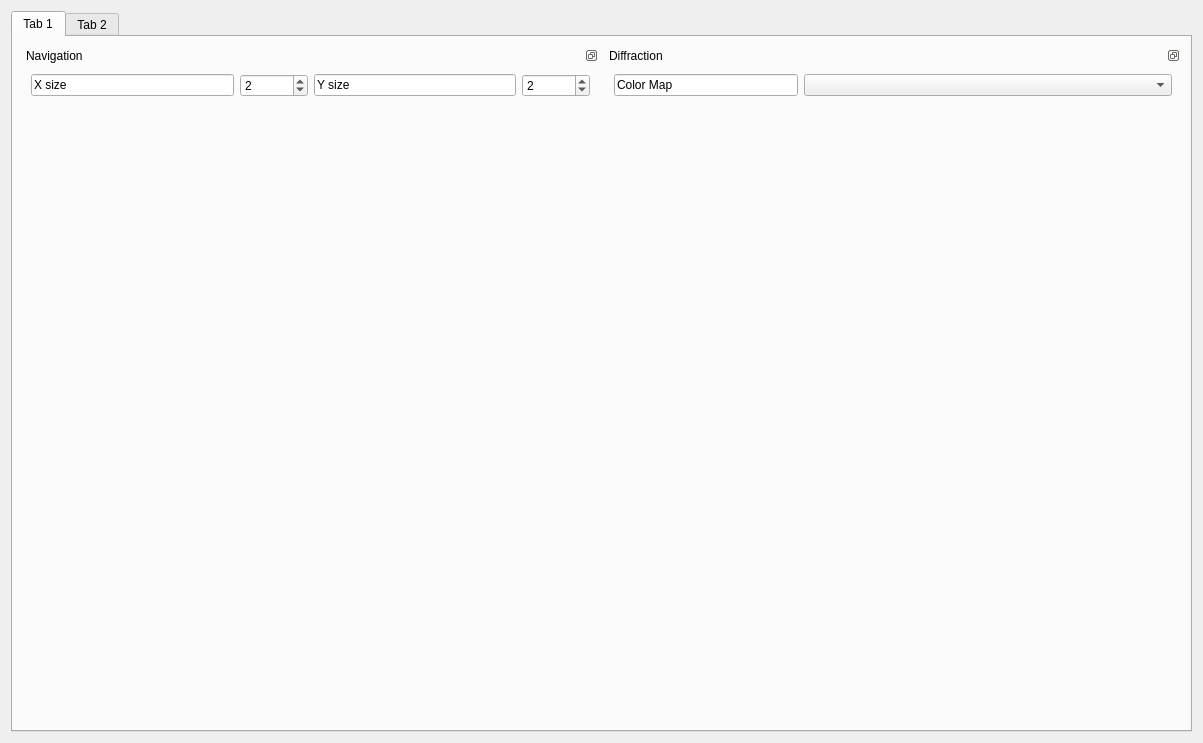
<?xml version="1.0" encoding="UTF-8"?>
<ui version="4.0">
 <class>Form</class>
 <widget class="QWidget" name="Form">
  <property name="geometry">
   <rect>
    <x>0</x>
    <y>0</y>
    <width>1203</width>
    <height>743</height>
   </rect>
  </property>
  <property name="windowTitle">
   <string>Form</string>
  </property>
  <layout class="QGridLayout" name="gridLayout">
   <item row="0" column="0">
    <widget class="QTabWidget" name="tabWidget">
     <property name="currentIndex">
      <number>0</number>
     </property>
     <widget class="QWidget" name="tab">
      <attribute name="title">
       <string>Tab 1</string>
      </attribute>
      <layout class="QGridLayout" name="gridLayout_8">
       <item row="0" column="0">
        <widget class="QDockWidget" name="navigationWidget">
         <property name="sizePolicy">
          <sizepolicy hsizetype="Expanding" vsizetype="Expanding">
           <horstretch>2</horstretch>
           <verstretch>50</verstretch>
          </sizepolicy>
         </property>
         <property name="minimumSize">
          <size>
           <width>541</width>
           <height>541</height>
          </size>
         </property>
         <property name="floating">
          <bool>false</bool>
         </property>
         <property name="features">
          <set>QDockWidget::DockWidgetFloatable|QDockWidget::DockWidgetMovable</set>
         </property>
         <property name="windowTitle">
          <string>Navigation</string>
         </property>
         <widget class="QWidget" name="dockWidgetContents_8">
          <layout class="QGridLayout" name="gridLayout_4">
           <item row="1" column="0">
            <layout class="QGridLayout" name="gridLayout_2">
             <item row="0" column="0">
              <widget class="MyMplCanvas" name="widget_3" native="true">
               <property name="sizePolicy">
                <sizepolicy hsizetype="Expanding" vsizetype="Expanding">
                 <horstretch>0</horstretch>
                 <verstretch>0</verstretch>
                </sizepolicy>
               </property>
              </widget>
             </item>
            </layout>
           </item>
           <item row="0" column="0">
            <layout class="QGridLayout" name="gridLayout_6">
             <item row="0" column="1">
              <widget class="QSpinBox" name="navX">
               <property name="sizePolicy">
                <sizepolicy hsizetype="Minimum" vsizetype="Fixed">
                 <horstretch>1</horstretch>
                 <verstretch>0</verstretch>
                </sizepolicy>
               </property>
               <property name="wrapping">
                <bool>true</bool>
               </property>
               <property name="minimum">
                <number>1</number>
               </property>
               <property name="value">
                <number>2</number>
               </property>
              </widget>
             </item>
             <item row="0" column="3">
              <widget class="QSpinBox" name="navY">
               <property name="sizePolicy">
                <sizepolicy hsizetype="Minimum" vsizetype="Fixed">
                 <horstretch>1</horstretch>
                 <verstretch>0</verstretch>
                </sizepolicy>
               </property>
               <property name="wrapping">
                <bool>true</bool>
               </property>
               <property name="frame">
                <bool>true</bool>
               </property>
               <property name="minimum">
                <number>1</number>
               </property>
               <property name="value">
                <number>2</number>
               </property>
              </widget>
             </item>
             <item row="0" column="0">
              <widget class="QLineEdit" name="lineEdit">
               <property name="sizePolicy">
                <sizepolicy hsizetype="Expanding" vsizetype="Fixed">
                 <horstretch>3</horstretch>
                 <verstretch>0</verstretch>
                </sizepolicy>
               </property>
               <property name="text">
                <string>X size</string>
               </property>
               <property name="readOnly">
                <bool>true</bool>
               </property>
              </widget>
             </item>
             <item row="0" column="2">
              <widget class="QLineEdit" name="lineEdit_2">
               <property name="sizePolicy">
                <sizepolicy hsizetype="Expanding" vsizetype="Fixed">
                 <horstretch>3</horstretch>
                 <verstretch>0</verstretch>
                </sizepolicy>
               </property>
               <property name="text">
                <string>Y size</string>
               </property>
               <property name="readOnly">
                <bool>true</bool>
               </property>
              </widget>
             </item>
            </layout>
           </item>
          </layout>
         </widget>
        </widget>
       </item>
       <item row="0" column="1">
        <widget class="QDockWidget" name="diffractionWidget">
         <property name="sizePolicy">
          <sizepolicy hsizetype="Expanding" vsizetype="Expanding">
           <horstretch>2</horstretch>
           <verstretch>50</verstretch>
          </sizepolicy>
         </property>
         <property name="minimumSize">
          <size>
           <width>541</width>
           <height>541</height>
          </size>
         </property>
         <property name="floating">
          <bool>false</bool>
         </property>
         <property name="features">
          <set>QDockWidget::DockWidgetFloatable|QDockWidget::DockWidgetMovable</set>
         </property>
         <property name="windowTitle">
          <string>Diffraction</string>
         </property>
         <widget class="QWidget" name="dockWidgetContents_9">
          <layout class="QGridLayout" name="gridLayout_3">
           <item row="0" column="0">
            <layout class="QGridLayout" name="gridLayout_7">
             <item row="0" column="0">
              <widget class="QLineEdit" name="lineEdit_4">
               <property name="sizePolicy">
                <sizepolicy hsizetype="Expanding" vsizetype="Fixed">
                 <horstretch>2</horstretch>
                 <verstretch>0</verstretch>
                </sizepolicy>
               </property>
               <property name="minimumSize">
                <size>
                 <width>80</width>
                 <height>0</height>
                </size>
               </property>
               <property name="text">
                <string>Color Map</string>
               </property>
               <property name="readOnly">
                <bool>true</bool>
               </property>
              </widget>
             </item>
             <item row="0" column="1">
              <widget class="QComboBox" name="colorMap">
               <property name="sizePolicy">
                <sizepolicy hsizetype="Preferred" vsizetype="Fixed">
                 <horstretch>4</horstretch>
                 <verstretch>0</verstretch>
                </sizepolicy>
               </property>
               <property name="currentText">
                <string/>
               </property>
              </widget>
             </item>
            </layout>
           </item>
           <item row="1" column="0">
            <layout class="QGridLayout" name="gridLayout_5">
             <item row="0" column="0">
              <widget class="MyMplCanvas" name="widget_4" native="true">
               <property name="sizePolicy">
                <sizepolicy hsizetype="Expanding" vsizetype="Expanding">
                 <horstretch>0</horstretch>
                 <verstretch>0</verstretch>
                </sizepolicy>
               </property>
              </widget>
             </item>
            </layout>
           </item>
          </layout>
         </widget>
        </widget>
       </item>
      </layout>
     </widget>
     <widget class="QWidget" name="tab_2">
      <attribute name="title">
       <string>Tab 2</string>
      </attribute>
     </widget>
    </widget>
   </item>
  </layout>
 </widget>
 <customwidgets>
  <customwidget>
   <class>MyMplCanvas</class>
   <extends>QWidget</extends>
   <header>custom_widgets</header>
   <container>1</container>
  </customwidget>
 </customwidgets>
 <resources/>
 <connections/>
</ui>
